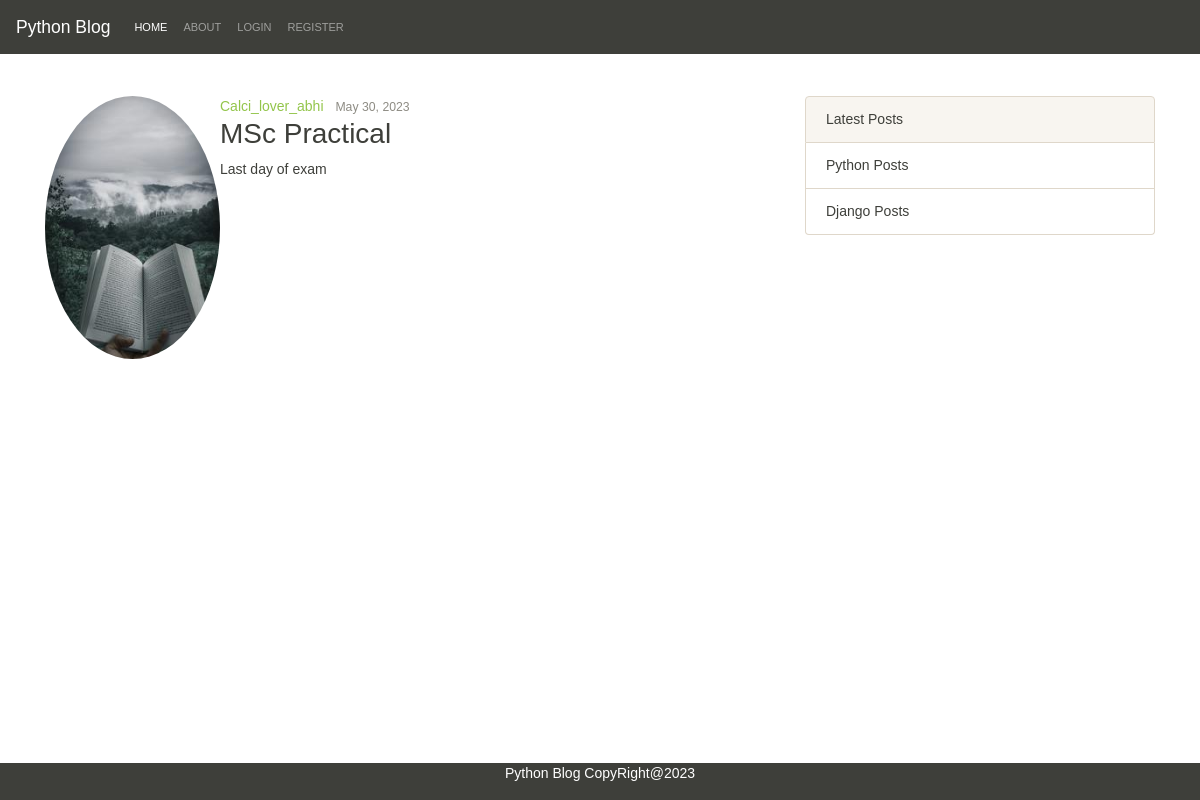
Page /post/7 on the committed database.
### Blog/models.py (models this page shows, shortened)
class Post(models.Model):
    post=models.CharField(max_length=100)
    title=models.CharField(max_length=100)
    content=models.TextField()
    date_posted=models.DateTimeField(default=timezone.now)
    author=models.ForeignKey(User,on_delete=models.CASCADE)

### Users/models.py (models this page shows, shortened)
class Profile(models.Model):
    user = models.OneToOneField(User, on_delete=models.CASCADE)
    image = models.ImageField(default='profile_pics/default.jpg',upload_to='profile_pics')

### Blog/views.py (the view)
# urls.py: path('post/<int:pk>',PostDetailView.as_view(),name='post-detail'),
class PostDetailView(DetailView):
    model= Post
    template_name= 'post_detail.html' # <app>/<model>_<viewtype>.html

### Blog/templates/post_detail.html (shortened to what this page needs)
{% extends "base.html" %}
{% block content %}
<article class="media content-section">
    <img class="rounded-circle article-img" style='width:175px' src="{{ object.author.profile.image.url }}">
    <div class="media-body">
        <div class="article-metadata">
            <a class="mr-2" href="#">{{ object.author }}</a>
            <small class="text-muted">{{ object.date_posted|date:"F d, Y" }}</small>
        </div>
        <h2 class="article-title">{{ object.title }}</h2>
        <p class="article-content">{{ object.content }}</p>
    </div>
</article>
{% endblock content %}

### templates/base.html (style rules this page uses)
body { font-family: Arial, sans-serif; }

### rows in the picture
Post: author.profile.image (picture), author "Calci_lover_abhi", date_posted "May 30, 2023", title "MSc Practical", content "Last day of exam"
